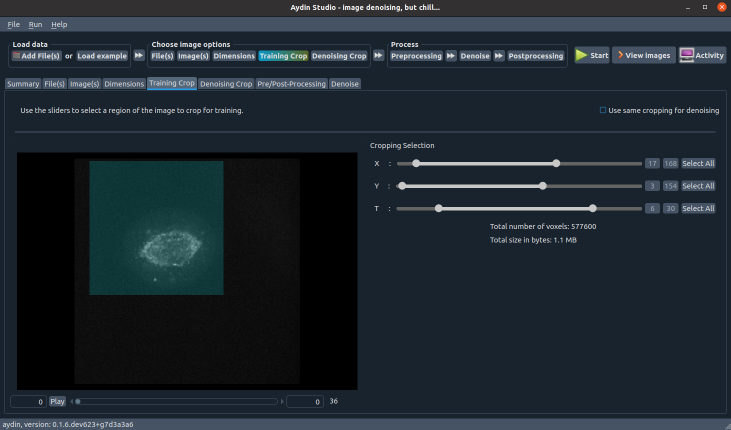
#> input picture _images/aydin_crop_tab.png, 1461 x 859 px (shown at 1/2 size); its folder holds only this picture in this run
$ python -i gm.py   (imports and definitions only)
#> lines starting #> are read from the running program, lines starting #| are printed output that depends on the picture
"""Gaussian-Median mix denoiser with auto-calibration via J-invariance.

Provides calibration and denoising functions that combine median filtering
and Gaussian filtering at two different scales. The mixing coefficients
are calibrated automatically. Simple, fast, and effective for low to
moderate noise levels with band-limited signals.
"""

from typing import List, Optional, Tuple

import numpy
from numpy.typing import ArrayLike
from scipy.ndimage import gaussian_filter, median_filter
from scipy.signal import medfilt2d

from aydin.it.classic_denoisers import _defaults
from aydin.util.crop.rep_crop import representative_crop
from aydin.util.j_invariance.j_invariance import calibrate_denoiser


# [124 lines left out: function calibrate_denoise_gm, not called in this run]


def denoise_gm(
    image: ArrayLike,
    sigma: float = 0.5,
    size: int = 3,
    factor: float = 2,
    alpha: float = 0.25,
    beta: float = 0.3,
    gamma: float = 0.5,
    **kwargs,
):
    """
    Denoises the given image with a linear mixing of median
    filtering and Gaussian filtering. Simple and fast but quite
    effective for low to moderate noise levels and images with
    band-limited signal (~ there is a 'PSF').
    \n\n
    Note: We recommend applying a variance stabilisation transform
    to improve results for images with non-Gaussian noise.

    Parameters
    ----------
    image: ArrayLike
        Image to be denoised.

    sigma: float
        Gaussian blur sigma.

    size: int
        Size of the median filter

    factor: float
        Ratio between the scales of the two scales

    alpha: float
        Overall mixing coefficient between median and Gaussian filtering.
        A value of 1 uses only median, 0 uses only Gaussian.

    beta: float
        Mixing coefficient between fine-scale and coarse-scale median
        filtering. A value of 1 uses only fine-scale median.

    gamma: float
        Mixing coefficient between fine-scale and coarse-scale Gaussian
        filtering. A value of 1 uses only fine-scale Gaussian.


    Returns
    -------
    Denoised image
    """

    # Convert image to float if needed:
    image = image.astype(dtype=numpy.float32, copy=False)

    size_1 = size
    size_2 = int(factor * size / 2) * 2 + 1
    sigma_1 = sigma
    sigma_2 = factor * sigma

    wm1 = alpha * beta
    wm2 = alpha * (1 - beta)
    wg1 = (1 - alpha) * gamma
    wg2 = (1 - alpha) * (1 - gamma)

    if image.ndim == 2:
        denoised = wm1 * medfilt2d(image, kernel_size=size_1)
    else:
        denoised = wm1 * median_filter(image, size=size_1)

    if image.ndim == 2:
        denoised += wm2 * medfilt2d(image, kernel_size=size_2)
    else:
        denoised += wm2 * median_filter(image, size=size_2)

    denoised += wg1 * gaussian_filter(image, sigma=sigma_1)
    denoised += wg2 * gaussian_filter(image, sigma=sigma_2)

    return denoised

>>> import cv2
>>> picture = cv2.imread('../../../_images/aydin_crop_tab.png', cv2.IMREAD_GRAYSCALE)
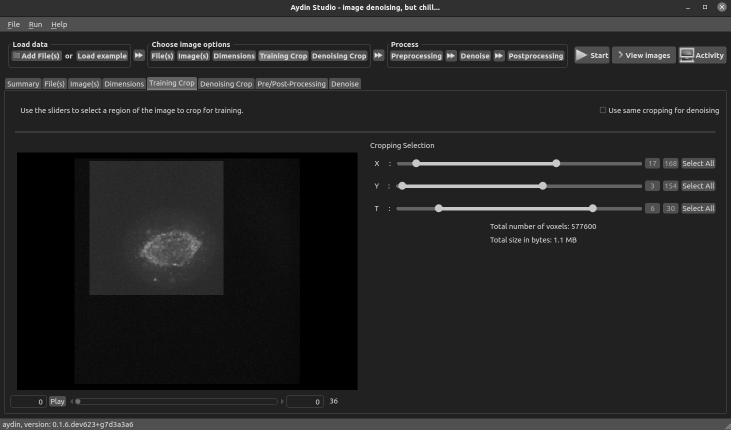
#> picture: shape (859, 1461) (shown at 1/2 size); min 0, max 253, mean 37.9
>>> result = denoise_gm(picture)
#> in denoise_gm, `denoised += wg1 * gaussian_filter(image, sigma=sigma_1)`:
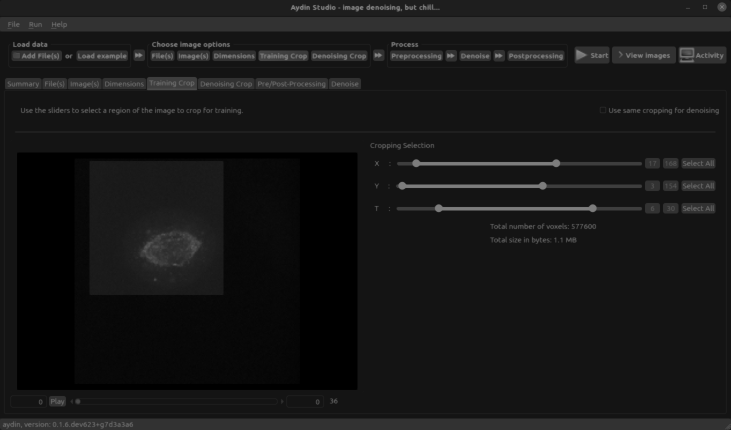
#> denoised: shape (859, 1461) float32 (shown at 1/2 size); min 0, max 142.6, mean 23.4
